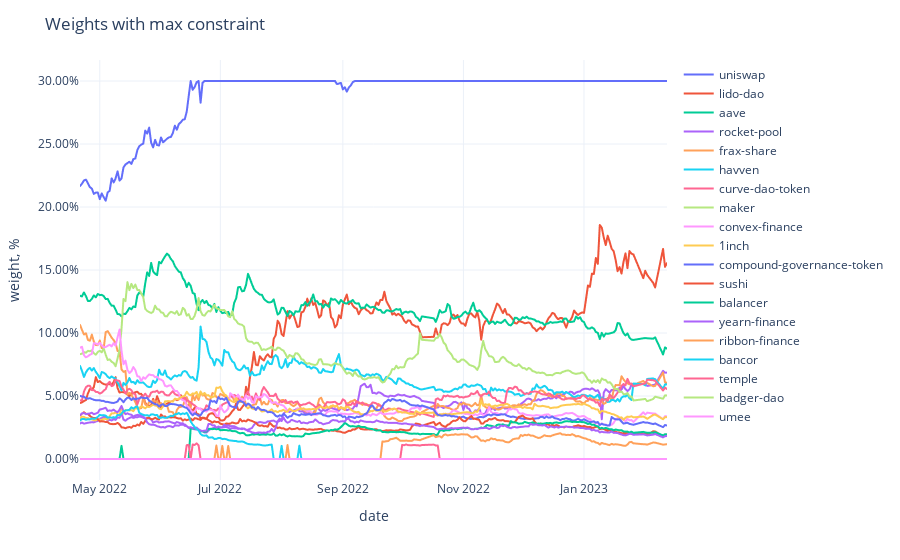

Here is the notebook cell this chart was saved with:
### Code cell
fig = px.line(adjusted_weights,
              labels={'value': 'weight, %', 'variable': ''})
fig.update_traces(
    hovertemplate="%{y}"
)
fig.update_yaxes(
    tickformat=".2%",
)
fig.update_xaxes(
    showspikes=True,
    spikethickness=2,
    spikedash="dot",
    spikecolor="#999999",
    spikemode="across",
)
fig.update_layout(
    hovermode="x",
    hoverdistance=100,  ## Distance to show hover label of data point
    spikedistance=1000,  ## Distance to show spike
    template='plotly_white',
    title='Weights with max constraint'
)

### Figure 1 — Plotly figure (JSON) as saved in the notebook; plotly's stock layout.template omitted (floating-point values rounded to 4 significant figures; data arrays with more than 128 entries replaced by an {"elided": "..."} marker saying what was removed)
{"data": [{"hovertemplate": "%{y}", "legendgroup": "uniswap", "line": {"color": "#636efa", "dash": "solid"}, "marker": {"symbol": "circle"}, "mode": "lines", "name": "uniswap", "showlegend": true, "type": "scattergl", "x": {"elided": "284 str values"}, "xaxis": "x", "y": {"elided": "284 float values"}, "yaxis": "y"}, {"hovertemplate": "%{y}", "legendgroup": "lido-dao", "line": {"color": "#EF553B", "dash": "solid"}, "marker": {"symbol": "circle"}, "mode": "lines", "name": "lido-dao", "showlegend": true, "type": "scattergl", "x": {"elided": "284 str values"}, "xaxis": "x", "y": {"elided": "284 float values"}, "yaxis": "y"}, {"hovertemplate": "%{y}", "legendgroup": "aave", "line": {"color": "#00cc96", "dash": "solid"}, "marker": {"symbol": "circle"}, "mode": "lines", "name": "aave", "showlegend": true, "type": "scattergl", "x": {"elided": "284 str values"}, "xaxis": "x", "y": {"elided": "284 float values"}, "yaxis": "y"}, {"hovertemplate": "%{y}", "legendgroup": "rocket-pool", "line": {"color": "#ab63fa", "dash": "solid"}, "marker": {"symbol": "circle"}, "mode": "lines", "name": "rocket-pool", "showlegend": true, "type": "scattergl", "x": {"elided": "284 str values"}, "xaxis": "x", "y": {"elided": "284 float values"}, "yaxis": "y"}, {"hovertemplate": "%{y}", "legendgroup": "frax-share", "line": {"color": "#FFA15A", "dash": "solid"}, "marker": {"symbol": "circle"}, "mode": "lines", "name": "frax-share", "showlegend": true, "type": "scattergl", "x": {"elided": "284 str values"}, "xaxis": "x", "y": {"elided": "284 float values"}, "yaxis": "y"}, {"hovertemplate": "%{y}", "legendgroup": "havven", "line": {"color": "#19d3f3", "dash": "solid"}, "marker": {"symbol": "circle"}, "mode": "lines", "name": "havven", "showlegend": true, "type": "scattergl", "x": {"elided": "284 str values"}, "xaxis": "x", "y": {"elided": "284 float values"}, "yaxis": "y"}, {"hovertemplate": "%{y}", "legendgroup": "curve-dao-token", "line": {"color": "#FF6692", "dash": "solid"}, "marker": {"symbol": "circle"}, "mode": "lines", "name": "curve-dao-token", "showlegend": true, "type": "scattergl", "x": {"elided": "284 str values"}, "xaxis": "x", "y": {"elided": "284 float values"}, "yaxis": "y"}, {"hovertemplate": "%{y}", "legendgroup": "maker", "line": {"color": "#B6E880", "dash": "solid"}, "marker": {"symbol": "circle"}, "mode": "lines", "name": "maker", "showlegend": true, "type": "scattergl", "x": {"elided": "284 str values"}, "xaxis": "x", "y": {"elided": "284 float values"}, "yaxis": "y"}, {"hovertemplate": "%{y}", "legendgroup": "convex-finance", "line": {"color": "#FF97FF", "dash": "solid"}, "marker": {"symbol": "circle"}, "mode": "lines", "name": "convex-finance", "showlegend": true, "type": "scattergl", "x": {"elided": "284 str values"}, "xaxis": "x", "y": {"elided": "284 float values"}, "yaxis": "y"}, {"hovertemplate": "%{y}", "legendgroup": "1inch", "line": {"color": "#FECB52", "dash": "solid"}, "marker": {"symbol": "circle"}, "mode": "lines", "name": "1inch", "showlegend": true, "type": "scattergl", "x": {"elided": "284 str values"}, "xaxis": "x", "y": {"elided": "284 float values"}, "yaxis": "y"}, {"hovertemplate": "%{y}", "legendgroup": "compound-governance-token", "line": {"color": "#636efa", "dash": "solid"}, "marker": {"symbol": "circle"}, "mode": "lines", "name": "compound-governance-token", "showlegend": true, "type": "scattergl", "x": {"elided": "284 str values"}, "xaxis": "x", "y": {"elided": "284 float values"}, "yaxis": "y"}, {"hovertemplate": "%{y}", "legendgroup": "sushi", "line": {"color": "#EF553B", "dash": "solid"}, "marker": {"symbol": "circle"}, "mode": "lines", "name": "sushi", "showlegend": true, "type": "scattergl", "x": {"elided": "284 str values"}, "xaxis": "x", "y": {"elided": "284 float values"}, "yaxis": "y"}, {"hovertemplate": "%{y}", "legendgroup": "balancer", "line": {"color": "#00cc96", "dash": "solid"}, "marker": {"symbol": "circle"}, "mode": "lines", "name": "balancer", "showlegend": true, "type": "scattergl", "x": {"elided": "284 str values"}, "xaxis": "x", "y": {"elided": "284 float values"}, "yaxis": "y"}, {"hovertemplate": "%{y}", "legendgroup": "yearn-finance", "line": {"color": "#ab63fa", "dash": "solid"}, "marker": {"symbol": "circle"}, "mode": "lines", "name": "yearn-finance", "showlegend": true, "type": "scattergl", "x": {"elided": "284 str values"}, "xaxis": "x", "y": {"elided": "284 float values"}, "yaxis": "y"}, {"hovertemplate": "%{y}", "legendgroup": "ribbon-finance", "line": {"color": "#FFA15A", "dash": "solid"}, "marker": {"symbol": "circle"}, "mode": "lines", "name": "ribbon-finance", "showlegend": true, "type": "scattergl", "x": {"elided": "284 str values"}, "xaxis": "x", "y": {"elided": "284 float values"}, "yaxis": "y"}, {"hovertemplate": "%{y}", "legendgroup": "bancor", "line": {"color": "#19d3f3", "dash": "solid"}, "marker": {"symbol": "circle"}, "mode": "lines", "name": "bancor", "showlegend": true, "type": "scattergl", "x": {"elided": "284 str values"}, "xaxis": "x", "y": {"elided": "284 float values"}, "yaxis": "y"}, {"hovertemplate": "%{y}", "legendgroup": "temple", "line": {"color": "#FF6692", "dash": "solid"}, "marker": {"symbol": "circle"}, "mode": "lines", "name": "temple", "showlegend": true, "type": "scattergl", "x": {"elided": "284 str values"}, "xaxis": "x", "y": {"elided": "284 float values"}, "yaxis": "y"}, {"hovertemplate": "%{y}", "legendgroup": "badger-dao", "line": {"color": "#B6E880", "dash": "solid"}, "marker": {"symbol": "circle"}, "mode": "lines", "name": "badger-dao", "showlegend": true, "type": "scattergl", "x": {"elided": "284 str values"}, "xaxis": "x", "y": {"elided": "284 int values"}, "yaxis": "y"}, {"hovertemplate": "%{y}", "legendgroup": "umee", "line": {"color": "#FF97FF", "dash": "solid"}, "marker": {"symbol": "circle"}, "mode": "lines", "name": "umee", "showlegend": true, "type": "scattergl", "x": {"elided": "284 str values"}, "xaxis": "x", "y": {"elided": "284 int values"}, "yaxis": "y"}], "layout": {"hoverdistance": 100, "hovermode": "x", "legend": {"title": {"text": ""}, "tracegroupgap": 0}, "margin": {"t": 60}, "spikedistance": 1000, "title": {"text": "Weights with max constraint"}, "xaxis": {"anchor": "y", "domain": [0, 1], "showspikes": true, "spikecolor": "#999999", "spikedash": "dot", "spikemode": "across", "spikethickness": 2, "title": {"text": "date"}}, "yaxis": {"anchor": "x", "domain": [0, 1], "tickformat": ".2%", "title": {"text": "weight, %"}}}}
